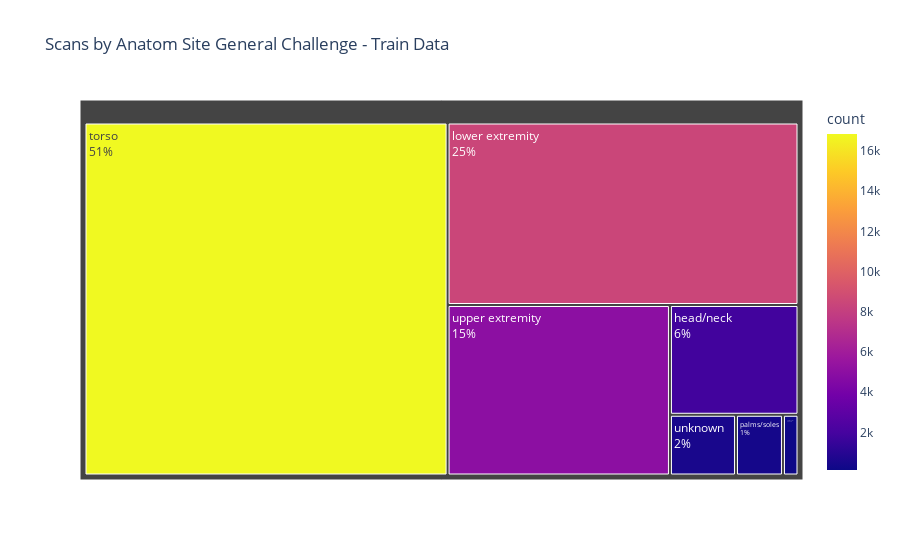

This figure's notebook cell:
### Code cell
# Train data:

cntstr = train.location.value_counts().rename_axis('location').reset_index(
    name='count')

fig = px.treemap(cntstr,
                 path=['location'],
                 values='count',
                 color='count',
                 title='Scans by Anatom Site General Challenge - Train Data')

fig.update_traces(textinfo='label+percent entry')
fig.show()

### Figure 1 — Plotly figure (JSON) as saved in the notebook; plotly's stock layout.template omitted (floating-point values rounded to 4 significant figures)
{"data": [{"branchvalues": "total", "customdata": [[1855], [8417], [124], [375], [16845], [527], [4983]], "domain": {"x": [0, 1], "y": [0, 1]}, "hovertemplate": "labels=%{label}<br>count_sum=%{value}<br>parent=%{parent}<br>id=%{id}<br>count=%{color}<extra></extra>", "ids": ["head/neck", "lower extremity", "oral/genital", "palms/soles", "torso", "unknown", "upper extremity"], "labels": ["head/neck", "lower extremity", "oral/genital", "palms/soles", "torso", "unknown", "upper extremity"], "marker": {"coloraxis": "coloraxis", "colors": [1855, 8417, 124, 375, 16845, 527, 4983]}, "name": "", "parents": ["", "", "", "", "", "", ""], "textinfo": "label+percent entry", "type": "treemap", "values": [1855, 8417, 124, 375, 16845, 527, 4983]}], "layout": {"coloraxis": {"colorbar": {"title": {"text": "count"}}, "colorscale": [[0, "#0d0887"], [0.1111, "#46039f"], [0.2222, "#7201a8"], [0.3333, "#9c179e"], [0.4444, "#bd3786"], [0.5556, "#d8576b"], [0.6667, "#ed7953"], [0.7778, "#fb9f3a"], [0.8889, "#fdca26"], [1, "#f0f921"]]}, "legend": {"tracegroupgap": 0}, "title": {"text": "Scans by Anatom Site General Challenge - Train Data"}}}
